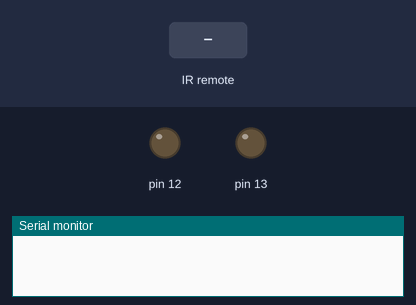
A sketch run on a simulated Arduino Uno, built with avr-gcc and run on an emulated ATmega328P. Parts: output pins drawn as LEDs (lit = HIGH), the last lines printed to the serial monitor. The test bench sets the inputs (shaded band).

Above: at 1.2 s.
1.3 s: infrared code 0x4EBB708F received
At 2.0 s:
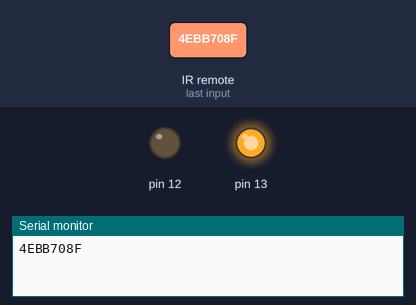
2.8 s: infrared code 0x4EBB7C83 received
At 3.1 s:
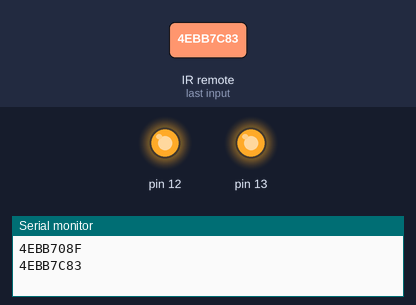
4.3 s: infrared code 0x4EBB58A7 received
At 5.5 s:
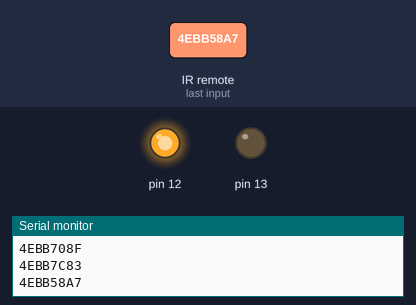
Timing chart, 0 to 7.3 s (numbered marks = the images above; inputs shaded):
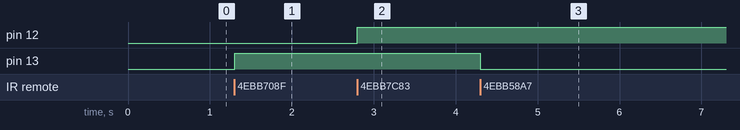

The sketch:

IRemote.ino
```cpp
#include <IRremote.h>
#include <IRremoteInt.h>


/*
 * IRremote: IRrecvDemo - demonstrates receiving IR codes with IRrecv
 * An IR detector/demodulator must be connected to the input RECV_PIN.
 * Version 0.1 July, 2009
 * Copyright 2009 Ken Shirriff
 * http://arcfn.com
 */

 int RECV_PIN = 11;

IRrecv irrecv(RECV_PIN);

decode_results results;

void setup()
{
  pinMode(13, OUTPUT);
  pinMode(12,OUTPUT);

  Serial.begin(9600);
  irrecv.enableIRIn(); // Start the receiver
}

void loop() {
  if (irrecv.decode(&results)) {
    Serial.println(results.value, HEX);
    if(irrecv.decode(&results))
    {
      //this checks to see if a code has been received
    if(results.value == 0x4EBB708F) //if the button press equals the hex value 0xC284
    {
       digitalWrite(13, HIGH);
        //do something useful here
    }
    else

    if(results.value == 0x4EBB58A7) //if the button press equals the hex value 0xC284
    {
       digitalWrite(13, LOW);
        //do something useful here
    }else

    if(results.value == 0x4EBB7C83) //if the button press equals the hex value 0xC284
    {
       digitalWrite(12, HIGH);
        //do something useful here
    }

        if(results.value == 0x4EBB40BF) //if the button press equals the hex value 0xC284
    {
       digitalWrite(12, LOW);
        //do something useful here
    }

  }
    irrecv.resume(); // Receive the next value
  }
}
```

Measured:
- after the input at 1.3 s, pin 13: LOW → HIGH at once
- after the input at 2.8 s, pin 12: LOW → HIGH at once
- after the input at 4.3 s, pin 13: HIGH → LOW at once
